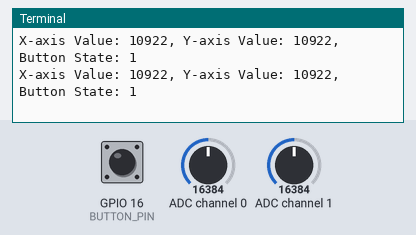
A program run on a simulated Raspberry Pi (BCM pin numbers). On the bench: the last lines printed to the terminal. Inputs (shaded band) come from the test bench; at power-on: ADC channel 0 = 16384, GPIO 16 (BUTTON_PIN) HIGH, ADC channel 1 = 16384 (analog values on the 0–32767 scale).

Above: at 1.2 s.
1.3 s: ADC channel 0 set to 25008
At 1.44 s:
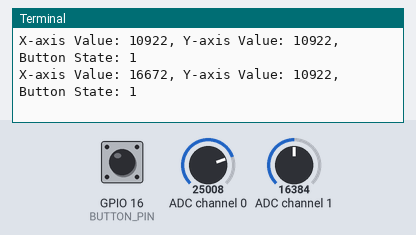
2.8 s: ADC channel 0 set to 25928
At 2.98 s:
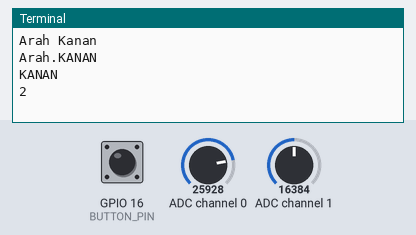
Timing chart, 0 to 5.8 s (numbered marks = the images above; inputs shaded):
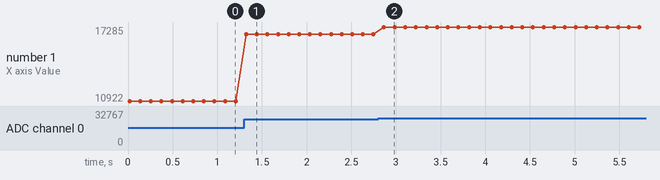

Measured:
- the behaviour switches between 25496 and 25504 on ADC channel 0 (found by bisection; images 1 and 2)
- after the input at 1.3 s, the terminal: prints a new line at once (image 1)
- after the input at 2.8 s, the terminal: prints a new line after 0.07 s (image 2)
- plotted number 1: 10922 → 16672 after the input at 1.3 s, 16672 → 17285 after the input at 2.8 s

The program:

main.py
```python
import time
from time import sleep
import Adafruit_ADS1x15
import RPi.GPIO as GPIO
from enum import Enum

class Arah(Enum):
    KIRI = 1
    KANAN = 2
    ATAS = 3
    BAWAH = 4

# Inisialisasi ADS1115
ADC = Adafruit_ADS1x15.ADS1115()

# Set gain ke ±4.096V (sesuaikan jika perlu)
GAIN = 2 / 3

# Tentukan saluran ADC untuk sumbu joystick
X_CHANNEL = 0
Y_CHANNEL = 1

# Tentukan pin GPIO untuk tombol tekan
BUTTON_PIN = 16  # GPIO16

# Inisialisasi pin GPIO untuk tombol
GPIO.setmode(GPIO.BCM)
GPIO.setup(BUTTON_PIN, GPIO.IN, pull_up_down=GPIO.PUD_UP)

# Inisialisasi variabel untuk status tombol sebelumnya
prev_button_state = GPIO.HIGH

def main():
    global prev_button_state

    try:
        while True:
            x_value = ADC.read_adc(X_CHANNEL, gain=GAIN)
            y_value = ADC.read_adc(Y_CHANNEL, gain=GAIN)
            button_state = GPIO.input(BUTTON_PIN)

            print(f"X-axis Value: {x_value}, Y-axis Value: {y_value}, Button State: {button_state}")

            # Menentukan arah berdasarkan nilai joystick
            if x_value <= 100:
                my_arah = Arah.KIRI
                print("Arah Kiri")
                print(my_arah)
                print(my_arah.name)
                print(my_arah.value)

            elif x_value >= 17000:
                my_arah = Arah.KANAN
                print("Arah Kanan")
                print(my_arah)
                print(my_arah.name)
                print(my_arah.value)

            if y_value <= 100:
                my_arah = Arah.ATAS
                print("Arah Atas")
                print(my_arah)
                print(my_arah.name)
                print(my_arah.value)

            elif y_value >= 17000:
                my_arah = Arah.BAWAH
                print("Arah Bawah")
                print(my_arah)
                print(my_arah.name)
                print(my_arah.value)

            # Deteksi event tombol tekan (transisi dari HIGH ke LOW)
            if prev_button_state == GPIO.HIGH and button_state == GPIO.LOW:
                print("Button Pressed!")

            # Deteksi event tombol dilepas (transisi dari LOW ke HIGH)
            if prev_button_state == GPIO.LOW and button_state == GPIO.HIGH:
                print("Button Released!")

            prev_button_state = button_state

            sleep(0.1)  # Delay sebelum pembacaan berikutnya

    except KeyboardInterrupt:
        print("Program dihentikan oleh pengguna.")
    finally:
        GPIO.cleanup()

if __name__ == "__main__":
    main()
```
